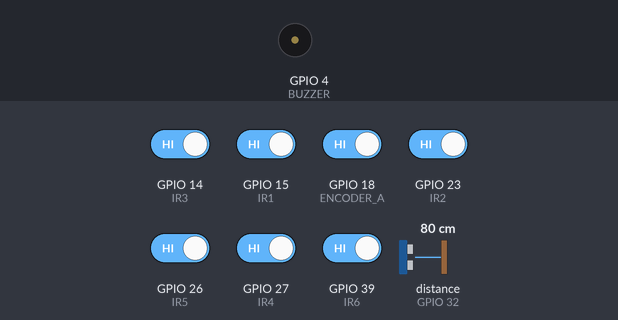
Bench run of a sketch on a simulated ESP32. Shown: buzzer (waves = sounding, pin HIGH). Wiring (inferred from the names in the program): ultrasonic range finder: trigger GPIO 33; echo GPIO 32. Inputs (shaded band) come from the test bench; at power-on: GPIO 14 (IR3), GPIO 15 (IR1), GPIO 18 (ENCODER_A), GPIO 23 (IR2), GPIO 26 (IR5), GPIO 27 (IR4), GPIO 39 (IR6) HIGH, distance to the obstacle (sensor on GPIO 32) 80 cm. The echo pulse lasts 58.3 µs per cm; WiFi joins after 1.5 s; servers stay silent unless stated; uploads are accepted with an empty reply; pins used as bus, display or sensor lines are not drawn; what the sketch prints to the serial monitor is not drawn.

Above: at 0.1 s.
At 1.6 s:
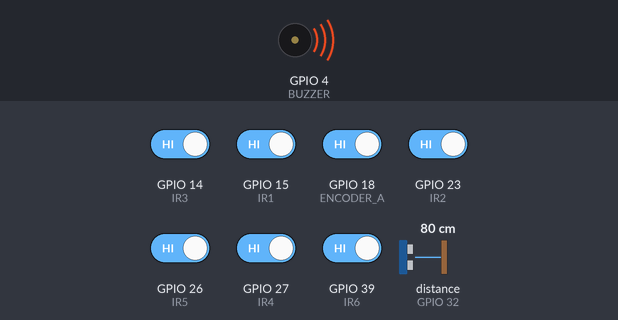
Timing chart, 0 to 3.1 s (numbered marks = the images above):
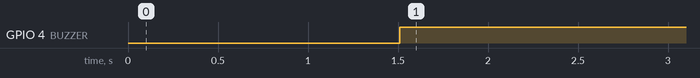

The sketch:

esp32_sensor_v2.ino
```cpp
#include <WiFi.h>
#include <WebServer.h>
#include <HTTPClient.h>
#include <WiFiClientSecure.h>

// ---------------- WIFI ----------------
const char* ap_ssid = "seed";
const char* ap_password = "12345678";

const char* sta_ssid = "tushar";          // 👉 mobile hotspot / router
const char* sta_password = "Tushar123";

// ---------------- SUPABASE ----------------
// 👉 CHANGED: We now push directly to the single machine_state row!
const String SUPABASE_URL = "https://jhjdkqyneumjkyvolcga.supabase.co/rest/v1/machine_state?id=eq.1";
const String SUPABASE_KEY = "sb_publishable_vyp5xHKWOixWAs6KgHfKTQ_FHzpFKEZ";

WebServer server(80);

// ---------------- PINS ----------------
#define IR1 15
#define IR2 23
#define IR3 14
#define IR4 27
#define IR5 26
#define IR6 39

#define TRIG 33
#define ECHO 32
#define BUZZER 4

#define ENCODER_A 18
#define ENCODER_B 19

// ---------------- VARIABLES ----------------
volatile bool f1=false,f2=false,f3=false,f4=false,f5=false,f6=false;

int c1=0,c2=0,c3=0,c4=0,c5=0,c6=0;
int totalSeeds = 0;

unsigned long t1=0,t2=0,t3=0,t4=0,t5=0,t6=0;

float distanceCM = 0;
int levelPercent = 0;

volatile int encoderCount = 0;
float meter = 0;

unsigned long lastUpdate = 0;

// ---------------- IR INTERRUPTS ----------------
void IRAM_ATTR ir1(){ f1=true; }
void IRAM_ATTR ir2(){ f2=true; }
void IRAM_ATTR ir3(){ f3=true; }
void IRAM_ATTR ir4(){ f4=true; }
void IRAM_ATTR ir5(){ f5=true; }
void IRAM_ATTR ir6(){ f6=true; }

// ---------------- ENCODER ----------------
void IRAM_ATTR encoderISR() {
  if (digitalRead(ENCODER_B)) encoderCount++;
  else encoderCount--;
}

// ---------------- ULTRASONIC ----------------
float getDistance() {
  digitalWrite(TRIG, LOW);
  delayMicroseconds(2);
  digitalWrite(TRIG, HIGH);
  delayMicroseconds(10);
  digitalWrite(TRIG, LOW);

  long duration = pulseIn(ECHO, HIGH, 30000);
  return duration * 0.034 / 2;
}

// ---------------- WEB ----------------
void handleRoot() {
  String page = "<html><body>";
  page += "<h2>Total Seeds: " + String(totalSeeds) + "</h2>";
  page += "<h3>IR1:"+String(c1)+" IR2:"+String(c2)+" IR3:"+String(c3)+"</h3>";
  page += "<h3>IR4:"+String(c4)+" IR5:"+String(c5)+" IR6:"+String(c6)+"</h3>";
  page += "<h3>Level: "+String(levelPercent)+"%</h3>";
  page += "<h3>Distance: "+String(meter)+" m</h3>";
  page += "</body></html>";
  server.send(200, "text/html", page);
}

// ---------------- SETUP ----------------
void setup() {
  Serial.begin(115200);

  pinMode(IR1, INPUT_PULLUP);
  pinMode(IR2, INPUT_PULLUP);
  pinMode(IR3, INPUT_PULLUP);
  pinMode(IR4, INPUT_PULLUP);
  pinMode(IR5, INPUT_PULLUP);
  pinMode(IR6, INPUT_PULLUP);

  attachInterrupt(IR1, ir1, FALLING);
  attachInterrupt(IR2, ir2, FALLING);
  attachInterrupt(IR3, ir3, FALLING);
  attachInterrupt(IR4, ir4, FALLING);
  attachInterrupt(IR5, ir5, FALLING);
  attachInterrupt(IR6, ir6, FALLING);

  pinMode(TRIG, OUTPUT);
  pinMode(ECHO, INPUT);
  pinMode(BUZZER, OUTPUT);

  pinMode(ENCODER_A, INPUT);
  pinMode(ENCODER_B, INPUT);
  attachInterrupt(ENCODER_A, encoderISR, RISING);

  // WIFI MODE
  WiFi.mode(WIFI_AP_STA);

  // HOTSPOT
  WiFi.softAP(ap_ssid, ap_password);
  Serial.println("Hotspot Started: seed");
  Serial.print("AP IP: ");
  Serial.println(WiFi.softAPIP());

  // CONNECT INTERNET WIFI
  WiFi.begin(sta_ssid, sta_password);

  Serial.print("Connecting to WiFi");
  int tries = 0;
  while (WiFi.status() != WL_CONNECTED && tries < 20) {
    delay(500);
    Serial.print(".");
    tries++;
  }

  if (WiFi.status() == WL_CONNECTED) {
    Serial.println("\nConnected to Internet");
    Serial.println(WiFi.localIP());
  } else {
    Serial.println("\nNo Internet (Only Local Mode)");
  }

  server.on("/", handleRoot);
  server.begin();
}

// ---------------- LOOP ----------------
void loop() {
  server.handleClient();

  unsigned long now = millis();

  // -------- IR FIX --------
  if(f1 && now-t1>1200){ c1++; f1=false; t1=now; }
  if(f2 && now-t2>1300){ c2++; f2=false; t2=now; }
  if(f3 && now-t3>1200){ c3++; f3=false; t3=now; }
  if(f4 && now-t4>1200){ c4++; f4=false; t4=now; }
  if(f5 && now-t5>1200){ c5++; f5=false; t5=now; }
  if(f6 && now-t6>1200){ c6++; f6=false; t6=now; }

  totalSeeds = c1+c2+c3+c4+c5+c6;

  // -------- ULTRASONIC --------
  distanceCM = getDistance();
  levelPercent = map(distanceCM, 30, 4, 0, 100);
  levelPercent = constrain(levelPercent, 0, 100);

  // -------- BUZZER --------
  if(levelPercent <= 30) digitalWrite(BUZZER, HIGH);
  else digitalWrite(BUZZER, LOW);

  // -------- ENCODER --------
  meter = (encoderCount / 20.0) * 0.20;

  // -------- SERIAL --------
  Serial.println("------ DATA ------");
  Serial.print("Total: "); Serial.println(totalSeeds);
  Serial.printf("IR1:%d IR2:%d IR3:%d IR4:%d IR5:%d IR6:%d\n",c1,c2,c3,c4,c5,c6);
  Serial.print("Level: "); Serial.println(levelPercent);
  Serial.print("Meter: "); Serial.println(meter);

  // -------- SUPABASE --------
  if (WiFi.status() == WL_CONNECTED) {
    if (millis() - lastUpdate > 3000) {
      updateSupabase();
      lastUpdate = millis();
    }
  }
}

// ---------------- SUPABASE ----------------
void updateSupabase() {

  WiFiClientSecure client;
  client.setInsecure();

  HTTPClient https;

  if (https.begin(client, SUPABASE_URL)) {

    https.addHeader("Content-Type", "application/json");
    https.addHeader("apikey", SUPABASE_KEY);
    https.addHeader("Authorization", "Bearer " + SUPABASE_KEY);

    // 👉 CHANGED: We now pack ALL metrics perfectly into a single payload
    String payload = "{";
    payload += "\"c1\":" + String(c1) + ",";
    payload += "\"c2\":" + String(c2) + ",";
    payload += "\"c3\":" + String(c3) + ",";
    payload += "\"c4\":" + String(c4) + ",";
    payload += "\"c5\":" + String(c5) + ",";
    payload += "\"c6\":" + String(c6) + ",";
    payload += "\"level_percent\":" + String(levelPercent) + ",";
    payload += "\"distance_m\":" + String(meter);
    payload += "}";

    int httpCode = https.PATCH(payload);

    Serial.print("Supabase Web Sync HTTP Code: ");
    Serial.println(httpCode);

    https.end();
  } else {
    Serial.println("HTTPS failed");
  }
}
```

Measured:
- by itself, GPIO 4 (BUZZER): LOW → HIGH at 1.5 s
